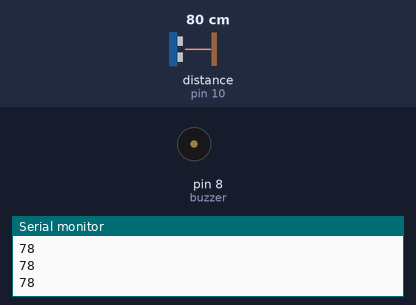
Recording of a sketch running on a simulated Arduino Uno, built with avr-gcc and run on an emulated ATmega328P. Parts: buzzer (waves = sounding), the last lines printed to the serial monitor. Wiring (inferred from the names in the program): ultrasonic range finder: trigger pin 9; echo pin 10. The inputs (shaded band) are chosen by the test bench; at power-on: distance to the obstacle (sensor on pin 10) 80 cm. The echo pulse lasts 58.3 µs per cm.

Above: at 1.2 s.
1.3 s: distance to the obstacle (sensor on pin 10) set to 28 cm
2.8 s: distance to the obstacle (sensor on pin 10) set to 24 cm
At 3.1 s:
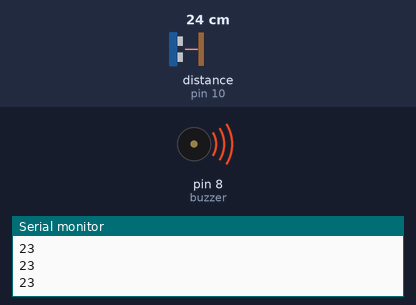
Timing chart, 0 to 5.8 s (numbered marks = the images above; inputs shaded):
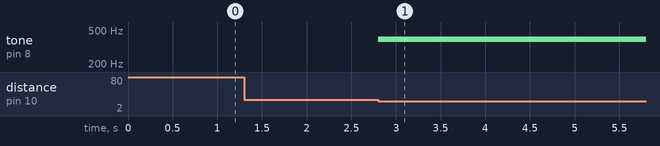

The sketch:

air_guitar.ino
```cpp
#define trigPin 9
#define echoPin 10
#define buzzer 8

long duration;
int distance;

void setup() {
 pinMode(trigPin, OUTPUT);
 pinMode(echoPin, INPUT);
 pinMode(buzzer, OUTPUT);
 Serial.begin(9600);
}

void loop() {
 digitalWrite(trigPin, LOW);
 delayMicroseconds(2);

 digitalWrite(trigPin, HIGH);
 delayMicroseconds(10);
 digitalWrite(trigPin, LOW);

 duration = pulseIn(echoPin, HIGH);
 distance = duration * 0.034 / 2;

 Serial.println(distance);

 if(distance > 2 && distance < 8)
 tone(buzzer, 262); // C

 else if(distance >=8 && distance <12)
 tone(buzzer, 294); // D

 else if(distance >=12 && distance <16)tone(buzzer, 330); // E

 else if(distance >=16 && distance <20)
 tone(buzzer, 349); // F

 else if(distance >=20 && distance <25)
 tone(buzzer, 392); // G

 else
 noTone(buzzer);

 delay(100);
}
```

Measured:
- the behaviour switches between 26 and 25 cm on distance to the obstacle (sensor on pin 10) (found by bisection; images 0 and 1)
- after the input at 2.8 s, tone on pin 8 (buzzer): silent → 392 Hz at once
